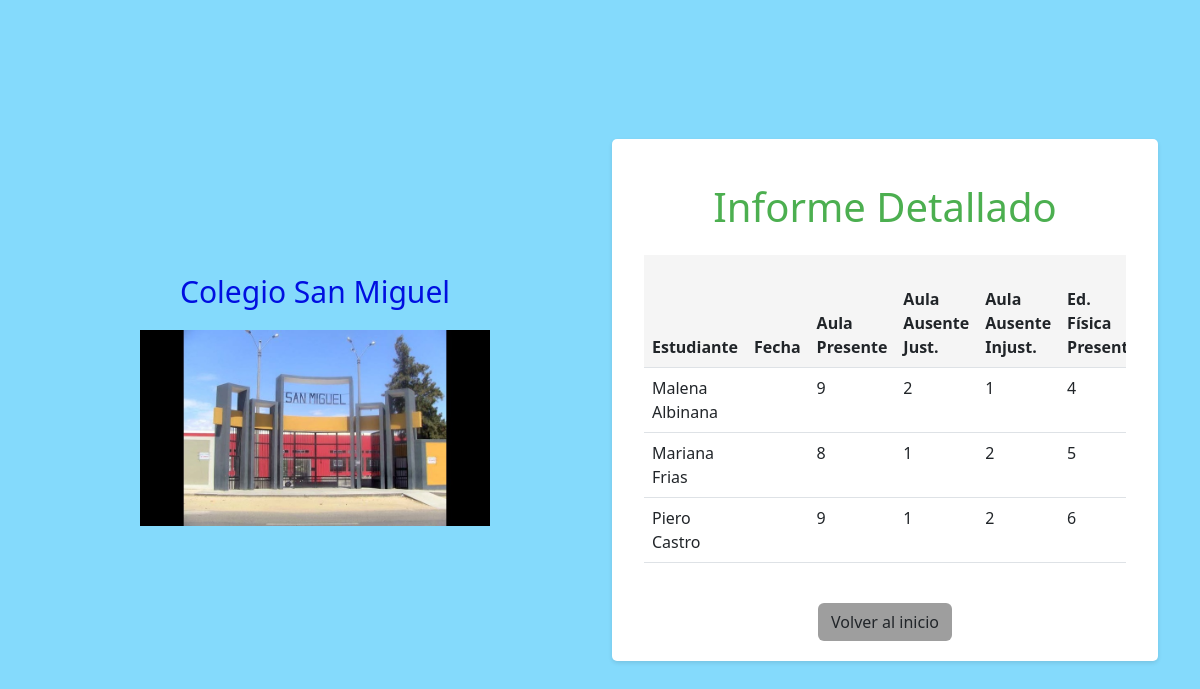
Page /informe?curso_id=1 (signed in) on the committed database.
### src/models.py (models this page shows)
class Estudiante(db.Model):
    __tablename__= 'estudiante'
    id = db.Column(db.Integer, primary_key=True)
    nombre = db.Column(db.String(80), nullable=False)
    apellido = db.Column(db.String(80), nullable=False)
    dni = db.Column(db.String(10), nullable=False)
    idcurso = db.Column(db.Integer, db.ForeignKey('curso.id'), nullable=False)
    idpadre = db.Column(db.Integer, db.ForeignKey('padre.id'))
    asistencias = db.relationship('Asistencia', backref='estudiante', cascade="all, delete-orphan")

### src/informe.py (the view)
@app.route('/informe', methods=['GET'])
def informe():
    preceptor = obtener_id_preceptor()
    if not preceptor:
        return redirect(url_for('login'))
    curso_p = Curso.query.filter_by(idpreceptor=preceptor.id).all()
    curso_id = request.args.get('curso_id', None)
    if not curso_id:
        return render_template('informe_detallado.html', cursos=curso_p)
    estudiantes = Estudiante.query.filter_by(idcurso=curso_id).order_by(Estudiante.nombre, Estudiante.apellido).all()
    informe = []
    for estudiante in estudiantes:
        asistencia = Asistencia.query.filter_by(idestudiante=estudiante.id).all()
        aula = aula_justificada = aula_injustificada = 0
        fisica = fisica_justificada = fisica_injustificada = 0
        for asistencias in asistencia:
            if asistencias.codigoclase == 1:
                if asistencias.asistio == 's':
                    aula += 1
                elif asistencias.asistio == 'n':
                    if asistencias.justificacion:
                        aula_justificada += 1
                    else:
                        aula_injustificada += 1
            elif asistencias.codigoclase == 2:
                if asistencias.asistio == 's':
                    fisica += 1
                elif asistencias.asistio == 'n':
                    if asistencias.justificacion:
                        fisica_justificada += 1
                    else:
                        fisica_injustificada += 1
        total = aula_injustificada + aula_justificada + (fisica_injustificada + fisica_justificada) / 2
        informe.append({
            'estudiante': estudiante,
            'asistencia_fecha': asistencias.fecha.date(),
            'aula': aula,
            'aula_justificada': aula_justificada,
            'aula_injustificada': aula_injustificada,
            'fisica': fisica,
            'fisica_justificada': fisica_justificada,
            'fisica_injustificada': fisica_injustificada,
            'total': total
        })
    return render_template('informe.html', informe=informe, cursos=curso_p)

### src/login.py (called while the page is built)
def obtener_id_preceptor():
    if 'user_id' not in session:
        return None
    return Preceptor.query.get(session['user_id'])

### templates/informe.html (shortened to what this page needs)
{% extends 'base.html' %}
{% block content %}
    <div class="container">
        <h1 class="text-center mt-4" style="color: #4caf50;">Informe Detallado</h1>
        <div class="table-responsive mt-4">
            <table class="table">
                <thead style="background-color: #f5f5f5;">
                    <tr>
                        <th>Estudiante</th>
                        <th>Fecha</th>
                        <th>Aula Presente</th>
                        <th>Aula Ausente Just.</th>
                        <th>Aula Ausente Injust.</th>
                        <th>Ed. Física Presente</th>
                    </tr>
                </thead>
                <tbody>
                    {% for item in informe %}
                        <tr>
                            <td>{{ item.estudiante.nombre }} {{ item.estudiante.apellido }}</td>
                            <td>{{ item.asistencia}}</td>
                            <td>{{ item.aula }}</td>
                            <td>{{ item.aula_justificada }}</td>
                            <td>{{ item.aula_injustificada }}</td>
                            <td>{{ item.fisica }}</td>
                        </tr>
                    {% endfor %}
                </tbody>
            </table>
        </div>
        <div class="text-center mt-4">
            <a class="btn" href="{{ url_for('home') }}" style="background-color: #9e9e9e;">Volver al inicio</a>
        </div>
    </div>
{% endblock %}

### static/css/style.css (style rules this page uses)
a { text-decoration: none; }

### templates/base.html (style rules this page uses)
body { background-color: #84dafc; color: #333; }

### rows in the picture
Estudiante: estudiante.nombre "Malena", estudiante.apellido "Albinana"
Estudiante: estudiante.nombre "Mariana", estudiante.apellido "Frias"
Estudiante: estudiante.nombre "Piero", estudiante.apellido "Castro"

### other values in the picture
{{ item.aula }} "9" "8" "9"
{{ item.aula_justificada }} "2" "1" "1"
{{ item.aula_injustificada }} "1" "2" "2"
{{ item.fisica }} "4" "5" "6"
